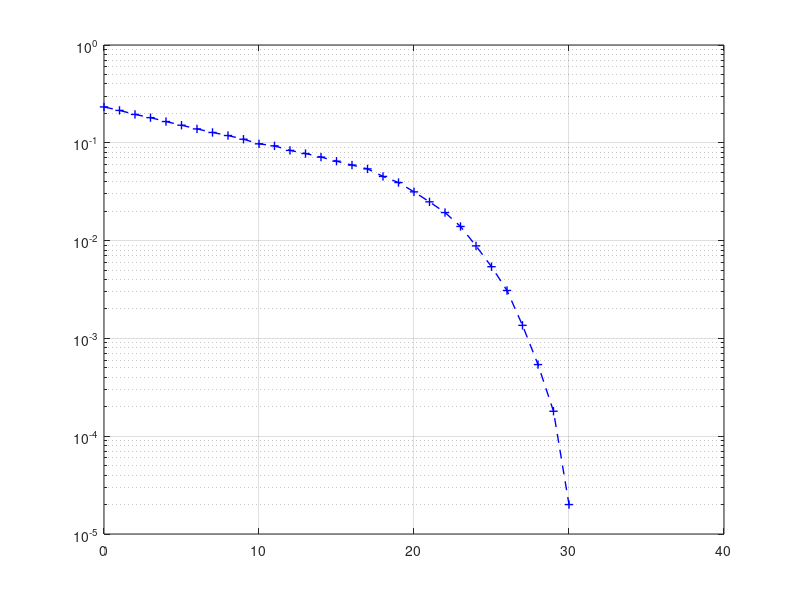
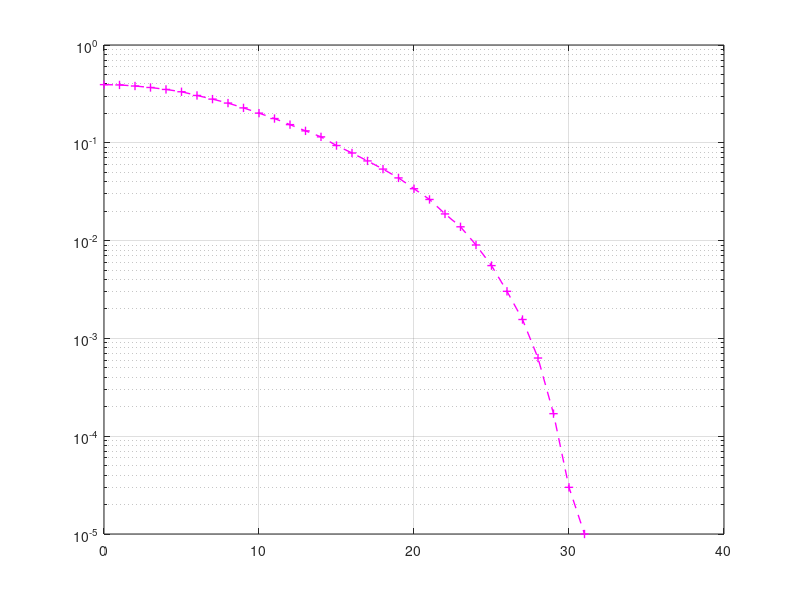
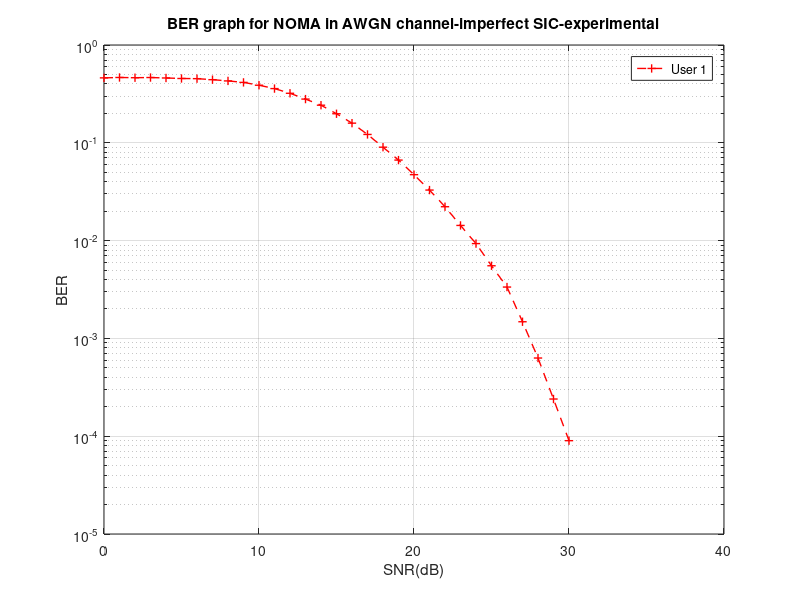

Write the MATLAB code that produced these figures, in order.
clc; clear variables;
N = 10e4; SNR = 0:40; P=1;
a1 = 0.70; a2 = 0.25; a3 = 0.05;
ber1=zeros([1 length(SNR)]);
ber2=zeros([1 length(SNR)]);
ber3=zeros([1 length(SNR)]);
em21=zeros(length(SNR),N);
em31=zeros(length(SNR),N);
em32=zeros(length(SNR),N);
for u = 1:length(SNR)
    x1 = randi([0 1],1,N);
    x2 = randi([0 1],1,N);
    x3 = randi([0 1],1,N);
    xmod1 = 2*x1-1;
    xmod2 = 2*x2-1;
    xmod3 = 2*x3-1;
    xx = sqrt(a1*P)*xmod1 + sqrt(a2*P)*xmod2+ sqrt(a3*P)*xmod3;
    noise1 = wgn(1,length(xx),10*log10(1/(10^(SNR(u)/10))));
    noise2 = wgn(1,length(xx),10*log10(1/(10^(SNR(u)/10))));
    noise3 = wgn(1,length(xx),10*log10(1/(10^(SNR(u)/10))));

    y11 = xx + noise1;
    y22 = xx + noise2;
    y33 = xx + noise3;
%     y11=awgn(xx,SNR(u),1);
%     y22=awgn(xx,SNR(u),'measured');
%     y33=awgn(xx,SNR(u),0.05);

    %AT USER 1
    %Direct decoding of x from y1
    x1_hat = ones(1,N);
    x1_hat(y11 < 0) = 0;%Final bits for user 1
    
    %AT USER 2
    x21_est = ones(1,N);
    x21_est(y22 < 0) = -1;       %Estimate user 1's signal first
    rem2 = y22 - sqrt(a1*P)*x21_est;%Extract useless signal 1 from y2
    %>>>fdp
    em21(u,:)=xmod1-x21_est;
    %remx1-x21_est*sqrt(a1*P);
    %>>>
    %Decode x2 from rem without signal x1
    x2_hat = zeros(1,N);
    x2_hat(rem2>0) = 1;%Final bits for user 2
    
    %AT USER 3
    x31_est = ones(1,N);
    x31_est(y33 < 0) = -1; %Estimate user 1's signal first
    rem23 = y33 - sqrt(a1*P)*x31_est; %Extract useless signal 1 from y3
    %>>>fdp
    em31(u,:)=xmod1-x31_est;
    x32_est = ones(1,N);
    x32_est(rem23<0) = -1;
    em32(u,:)=xmod2-x32_est;
    %remx32 - x32_est*sqrt(a2*P);
    rem33=rem23 - sqrt(a2*P)*x32_est; %Extract useless signal 2 from y3
    %Decode x3 from rem
    x3_hat = zeros(1,N);
    x3_hat(rem33>0) = 1;%Final bits for user 3

	%Estimate BER
    ber1(u) = biterr(x1,x1_hat)/N;
    ber2(u) = biterr(x2,x2_hat)/N;
    ber3(u) = biterr(x3,x3_hat)/N;
end
% j=1;
% figure(2)
% for i=1:5:40
%     subplot(2,4,j)
%     hist(em21(i,:)); hold on
%     title('User 1 in User 2')
%     legend(sprintf('Con SNR=%d',i))
%     j=j+1;
%     xlim([-3 3])
% end
% figure(3)
% j=1;
% for i=1:5:40
%     subplot(2,4,j)
%     hist(em31(i,:)); hold on
%     title('User 1 in User 3')
%     legend(sprintf('Con SNR=%d',i))
%     j=j+1;
%     xlim([-3 3])
% end
% j=1;
% for i=1:5:40
%     subplot(2,4,j)
%     hist(em32(i,:)); hold on
%     title('User 2 in User 3')
%     legend(sprintf('Con SNR=%d',i))
%     j=j+1;
%     xlim([-3 3])
% end
%%
colorstring = 'bmryk';
figure(1)
semilogy(SNR, ber1,'+--','Color', colorstring(1), 'linewidth', 1); 
hold on; grid on;
figure(2)
semilogy(SNR, ber2,'+--','Color', colorstring(2), 'linewidth', 1);
hold on; grid on;
figure(3)
semilogy(SNR, ber3,'+--','Color', colorstring(3), 'linewidth', 1); 
hold on; grid on;
legend('User 1','User 2','User 3','Location','northeast');
title('BER graph for NOMA in AWGN channel-imperfect SIC-experimental');
xlabel('SNR(dB)');
ylabel('BER');